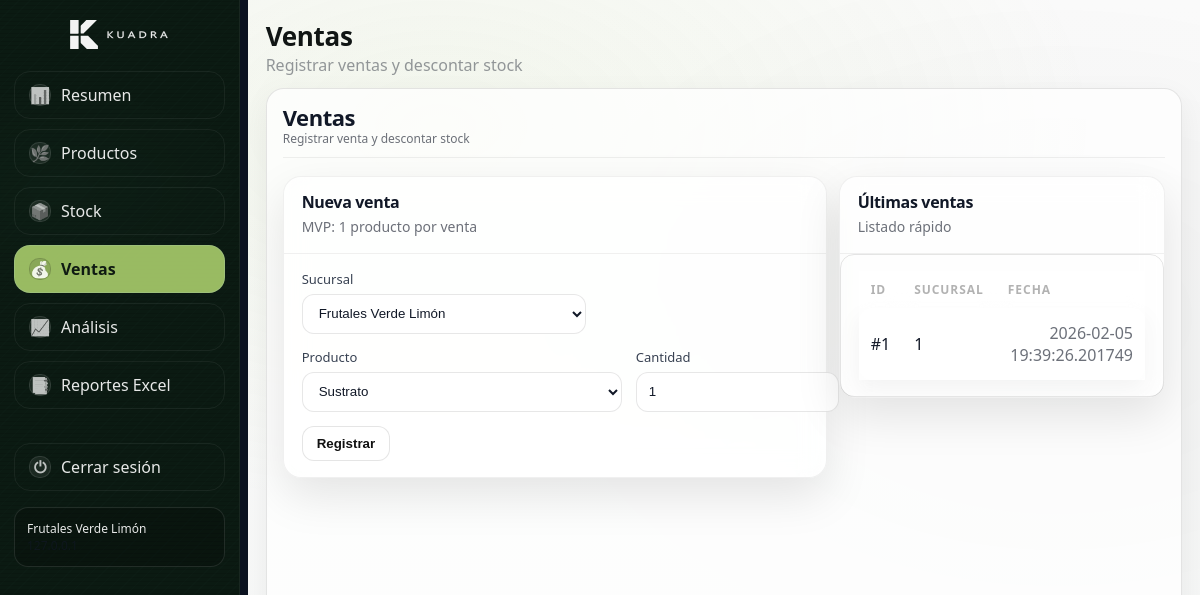
The page /admin/ventas on the database its author committed.
### app/models/ventas.py (models this page shows)
class Venta(Base):
    __tablename__ = "ventas"
    id = Column(Integer, primary_key=True, index=True)
    created_at = Column(DateTime, default=datetime.utcnow, nullable=False)
    sucursal_id = Column(Integer, ForeignKey("sucursales.id"), nullable=False)
    items = relationship(
        "VentaItem", back_populates="venta", cascade="all, delete-orphan"
    )

### app/routers/admin.py (the view)
@router.get("/ventas")
def admin_ventas(request: Request, db: Session = Depends(get_db)):
    sucursales = db.query(Sucursal).order_by(Sucursal.id.asc()).all()
    productos = db.query(Producto).order_by(Producto.id.asc()).all()
    ventas = db.query(Venta).order_by(Venta.id.desc()).limit(20).all()
    return templates.TemplateResponse(
        "admin/ventas.html",
        {
            "request": request,
            "title": "Ventas",
            "subtitle": "Registrar ventas y descontar stock",
            "active": "ventas",
            "sucursales": sucursales,
            "productos": productos,
            "ventas": ventas,
        },
    )

### app/templates/admin/ventas.html (shortened to what this page needs)
{% extends "admin/layout.html" %}
{% block content %}
<div class="dash-head">
    <div>
        <h2 class="dash-title">Ventas</h2>
        <div class="muted small">Registrar venta y descontar stock</div>
    </div>
</div>
<div class="grid grid-2">
    <div class="card">
        <div class="card-h">
            <div>
                <div class="h1">Nueva venta</div>
                <div class="muted">MVP: 1 producto por venta</div>
            </div>
        </div>
        <div class="card-b">
            <form method="post" action="/admin/ventas" class="row" style="display:flex; gap:14px; flex-wrap:wrap;">
                <div class="field" style="min-width:260px;">
                    <label>Sucursal</label>
                    <select name="sucursal_id">
                        {% for s in sucursales %}
                        <option value="{{ s.id }}">{{ s.nombre }}</option>
                        {% endfor %}
                    </select>
                </div>
                <div class="field" style="min-width:320px;">
                    <label>Producto</label>
                    <select name="producto_id">
                        {% for p in productos %}
                        <option value="{{ p.id }}">{{ p.nombre }}</option>
                        {% endfor %}
                    </select>
                </div>
                <div class="field" style="width:140px;">
                    <label>Cantidad</label>
                    <input type="number" name="qty" value="1" min="1" />
                </div>
                <div class="field" style="align-self:end;">
                    <button class="btn good" type="submit">Registrar</button>
                </div>
            </form>
        </div>
    </div>
    <div class="card">
        <div class="card-h">
            <div>
                <div class="h1">Últimas ventas</div>
                <div class="muted">Listado rápido</div>
            </div>
        </div>
        <div class="card-b table-wrap">
            <table class="table">
                <thead>
                    <tr>
                        <th>ID</th>
                        <th>Sucursal</th>
                        <th>Fecha</th>
                    </tr>
                </thead>
                <tbody>
                    {% for v in ventas %}
                    <tr>
                        <td>#{{ v.id }}</td>
                        <td>{{ v.sucursal_id }}</td>
                        <td class="muted">{{ v.created_at }}</td>
                    </tr>
                    {% endfor %}
                </tbody>
            </table>
        </div>
    </div>
</div>
{% endblock %}

### rows shown on the page
Venta: id "1", sucursal_id "1", created_at "2026-02-05 19:39:26.201749"

### other values the page prints
{{ title or "Admin" }} "Ventas"
{{ subtitle }} "Registrar ventas y descontar stock"
form field sucursal_id "Frutales Verde Limón"
form field producto_id "Sustrato"
